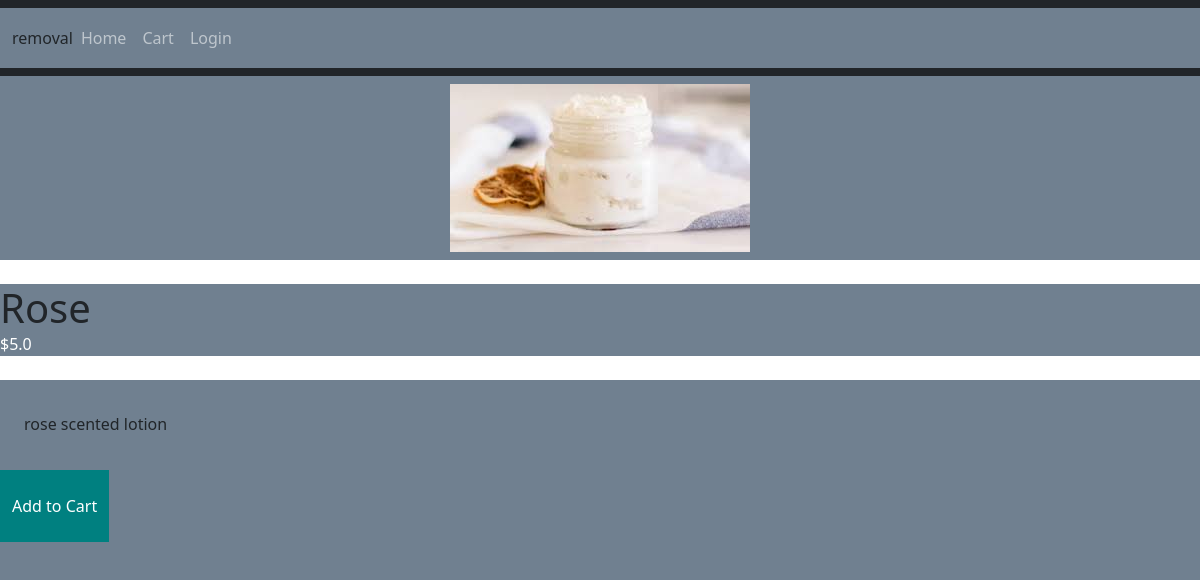
Screenshot of /lotions/rose/ with the database file from the repository.
### store/models.py (models this page shows, shortened)
class Product(models.Model):
    user = models.ForeignKey(User, related_name='products', on_delete=models.CASCADE)
    category = models.ForeignKey(Category, related_name='products', on_delete=models.CASCADE)
    title = models.CharField(max_length=50)
    slug = models.SlugField(max_length=50)
    description = models.TextField(blank=True)
    price = models.IntegerField()
    image = models.ImageField(upload_to='uploads/product_images/', blank=True, null=True)
    thumbnail = models.ImageField(upload_to='uploads/product_images/thumbnail/', blank=True, null=True)
    created_at = models.DateTimeField(auto_now_add=True)
    updated_at = models.DateTimeField(auto_now=True)
    class Meta:
        ordering = ('-created_at',)
    def get_display_price(self):
        return self.price / 100

### store/views.py (the view)
# urls.py: path('<slug:category_slug>/<slug:slug>/', views.product_detail, name='product_detail'),
def product_detail(request, category_slug, slug):
    product = get_object_or_404(Product, slug=slug)
    return render(request, 'product_detail.html', {
        'product': product
    })

### store/templates/product_detail.html (shortened to what this page needs)
    {% extends 'base.html' %}
    {% load static %}
    {% block content %}
        {% if product.image %}
        <div class="image-wrapper mb-4">
            <img src="{{ product.image.url }}" alt="Image of {{ product.title }}" class="product-image">
        </div>
        {% endif %}
        <h1>{{ product.title }}</h1>
        <p class="text-xs text-white price-tag">
            ${{ product.get_display_price }}
        </p>
    {% if product.description %}
    <div class="description-wrapper mt-4 bg-gray-200 px-4 py-2">
        <p class="mt-4 Description-Text">
            {{ product.description }}
        </p>
    </div>
    {% endif %}
    <div>
        <a href="{% url 'add_to_cart' product.id %}" class="inline-block px-8 py-4 bg-teal-500 text-white Add-Cart">Add to Cart</a>
    </div>
    {% endblock %}

### core/static/css/style.css (style rules this page uses)
* { background-color: slategray; margin: 0; padding: 0; box-sizing: border-box; }
a { display: inline-block; margin: 10px 0; padding: 8px 12px; color: white; text-decoration: none; }
h1 { margin-bottom: 0; padding-bottom: 0; border-bottom: none; }
a.Add-Cart { display: inline-block; margin-top: 10px; padding: 8px 12px; background-color: teal; color: white; text-decoration: none; }
.product-image { max-width: 100%; height: auto; display: block; margin: 0 auto; }
.image-wrapper { margin-bottom: 10px; background-color: slategray; padding: 8px; }

### rows the page displays
Product: image (picture), title "Rose", get_display_price "5.0", description "rose scented lotion"
